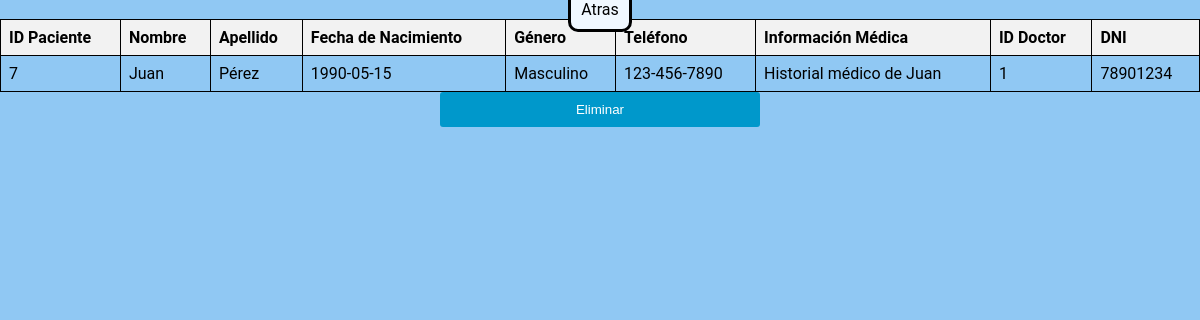
Screenshot of /php/Pantalla8.php?ID_Paciente=7 with the database file from the repository.
### tables this page shows
CREATE TABLE `pacientes` (
  `ID_Paciente` int(11) NOT NULL,
  `Nombre` varchar(50) DEFAULT NULL,
  `Apellido` varchar(50) DEFAULT NULL,
  `Fecha_Nacimiento` date DEFAULT NULL,
  `Genero` enum('Masculino','Femenino','Otro') DEFAULT NULL,
  `Direccion` varchar(100) DEFAULT NULL,
  `Telefono` varchar(15) DEFAULT NULL,
  `Info_Medica` text DEFAULT NULL,
  `ID_Doctor` int(11) DEFAULT NULL,
  `ID_Evento` int(11) DEFAULT NULL,
  `DNI` varchar(20) DEFAULT NULL
);

### php-login/ver_detalle.php (the view, shortened to what this page needs)
<?php
include 'database.php';
if(isset($_GET['ID_Paciente']) && is_numeric($_GET['ID_Paciente'])) {
    $id = $_GET['ID_Paciente'];
    $sql = "SELECT * FROM pacientes WHERE ID_Paciente = :id";
    $stmt = $conn->prepare($sql);
    $stmt->bindParam(':id', $id, PDO::PARAM_INT);
    $stmt->execute();
    $row = $stmt->fetch(PDO::FETCH_ASSOC);
    if($row) {
        echo "<table border='1'>
        <tr>
            <th>ID Paciente</th>
            <th>Nombre</th>
            <th>Apellido</th>
            <th>Fecha de Nacimiento</th>
            <th>Género</th>
            <th>Teléfono</th>
            <th>Información Médica</th>
            <th>ID Doctor</th>
            <th>DNI</th>
        </tr>";
echo "<tr>
        <td>" . $row["ID_Paciente"]. "</td>
        <td>" . $row["Nombre"]. "</td>
        <td>" . $row["Apellido"]. "</td>
        <td>" . $row["Fecha_Nacimiento"]. "</td>
        <td>" . $row["Genero"]. "</td>
        <td>" . $row["Telefono"]. "</td>
        <td>" . $row["Info_Medica"]. "</td>
        <td>" . $row["ID_Doctor"]. "</td>
        <td>" . $row["DNI"]. "</td>
      </tr>";
echo "</table>";
    } else {
        echo "Registro no encontrado";
    }
} else {
    echo "ID de registro no válido";
}
?>
<!DOCTYPE html>
<html lang="en">
<head>
</head>
<body>
 <form action='../php-login/eliminar_registro.php' method='post'>
        <input type='submit' value='Eliminar'>
        </form>
</body>
</html>

### php/style.css (style rules this page uses)
body { margin: 0; padding: 0; font-family: 'Roboto', sans-serif; text-align: center; background-color: rgb(144, 200, 243) }
table { border-collapse: collapse; width: 100%; }
th, td { border: 1px solid black; padding: 8px; text-align: left; }
th { background-color: #f2f2f2; }
input[type="submit"] { padding: 10px; color: #fff; background: #0098cb; width: 320px; margin: 20px auto; margin-top: 0; border: 0; border-radius: 3px; cursor: pointer; }
* { background-color: rgb(144, 200, 243); }

### rows the page displays
pacientes: ID_Paciente "7", Nombre "Juan", Apellido "Pérez", Fecha_Nacimiento "1990-05-15", Genero "Masculino", Telefono "123-456-7890", Info_Medica "Historial médico de Juan", ID_Doctor "1", DNI "78901234"
